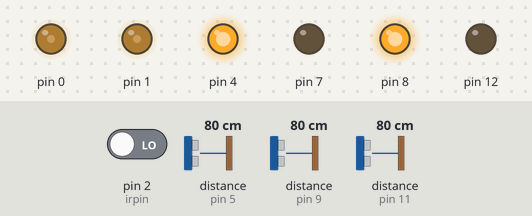
Bench run of a sketch on a simulated Arduino Uno, built with avr-gcc and run on an emulated ATmega328P. Shown: output pins drawn as LEDs (lit = HIGH). Wiring (inferred from the names in the program): 3 × ultrasonic range finder: trigger pin 3, echo pin 5 / trigger pin 6, echo pin 9 / trigger pin 10, echo pin 11. Dashed ring = blinking. Inputs (shaded band) come from the test bench; at power-on: distance to the obstacle (sensors on pin 5, pin 9, pin 11) 80 cm, pin 2 (irpin) LOW. The echo pulse lasts 58.3 µs per cm; random numbers use the default seed unless the sketch sets one; pins used as bus, display or sensor lines are not drawn.

Above: at 1.2 s.
1.3 s: distance to the obstacle (sensor on pin 5) set to 24 cm
2.8 s: distance to the obstacle (sensor on pin 5) set to 19 cm
At 3.7 s:
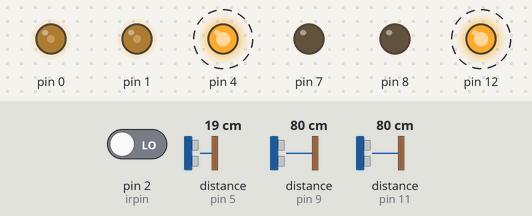
5.8 s: pin 2 (irpin) driven HIGH
At 6.1 s:
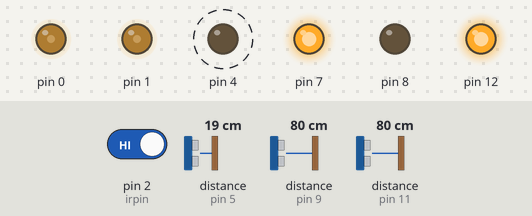
7.3 s: pin 2 (irpin) driven LOW
At 8.2 s:
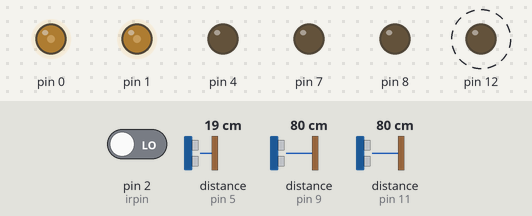
10.3 s: distance to the obstacle (sensor on pin 5) set to 35 cm
At 12.1 s:
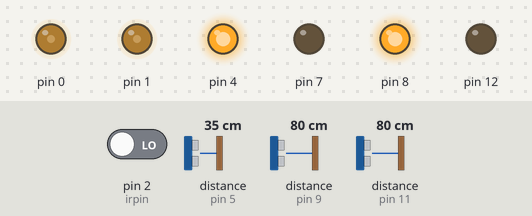
12.4 s: distance to the obstacle (sensor on pin 9) set to 24 cm
14.1 s: distance to the obstacle (sensor on pin 9) set to 22 cm
At 15.5 s:
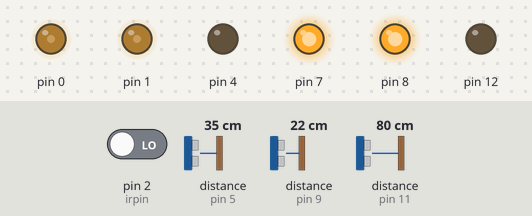
Timing chart, 0 to 18.1 s (numbered marks = the images above; inputs shaded):
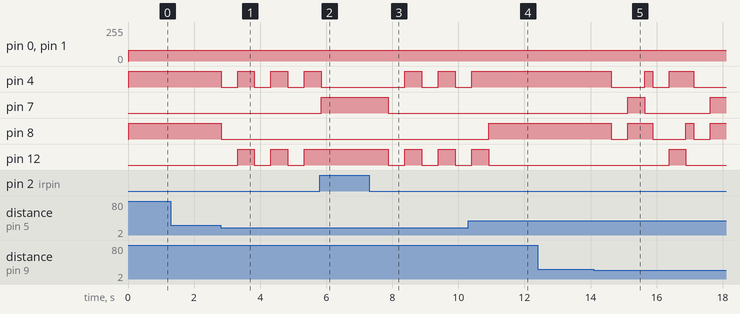

The sketch:

robotsupurge.ino
```cpp
#include <SoftPWM.h>

// Pin tanımlamaları
const int trigPin1 = 3;
const int echoPin1 = 5;
const int trigPin2 = 6;
const int echoPin2 = 9;
const int trigPin3 = 10;
const int echoPin3 = 11;
int irpin = 2;

const int ena = 0; // D0
const int enb = 1; // D1

long duration1, duration2, duration3;
int distanceleft, distancefront, distanceright;
int a = 0;

void setup() {
  pinMode(trigPin1, OUTPUT);
  pinMode(trigPin2, OUTPUT);
  pinMode(trigPin3, OUTPUT);
  pinMode(echoPin1, INPUT);
  pinMode(echoPin2, INPUT);
  pinMode(echoPin3, INPUT);
  pinMode(irpin, INPUT);
  pinMode(4, OUTPUT);
  pinMode(7, OUTPUT);
  pinMode(8, OUTPUT);
  pinMode(12, OUTPUT);

  SoftPWMBegin();
  SoftPWMSet(ena, 80); // Sabit hız
  SoftPWMSet(enb, 80);

  randomSeed(analogRead(A0)); // Rastgelelik için
}

void loop() {
  // Mesafeleri oku
  digitalWrite(trigPin1, LOW); delayMicroseconds(2);
  digitalWrite(trigPin1, HIGH); delayMicroseconds(10);
  digitalWrite(trigPin1, LOW);
  duration1 = pulseIn(echoPin1, HIGH);
  distanceleft = duration1 * 0.034 / 2;

  digitalWrite(trigPin2, LOW); delayMicroseconds(2);
  digitalWrite(trigPin2, HIGH); delayMicroseconds(10);
  digitalWrite(trigPin2, LOW);
  duration2 = pulseIn(echoPin2, HIGH);
  distancefront = duration2 * 0.034 / 2;

  digitalWrite(trigPin3, LOW); delayMicroseconds(2);
  digitalWrite(trigPin3, HIGH); delayMicroseconds(10);
  digitalWrite(trigPin3, LOW);
  duration3 = pulseIn(echoPin3, HIGH);
  distanceright = duration3 * 0.034 / 2;

  int s = digitalRead(irpin);

  // Engel varsa geri git
  if (s == HIGH) {
    digitalWrite(4, LOW); digitalWrite(7, HIGH); // geri sol
    digitalWrite(8, LOW); digitalWrite(12, HIGH); // geri sağ
    delay(1000);
    a = 1;
  }

  // Tüm yönler boşsa veya sadece sol-sağ doluysa düz git
  if ((a == 0 && s == LOW && distancefront > 20 && distanceleft <= 20 && distanceright <= 20) ||
      (a == 0 && s == LOW && distancefront > 20 && distanceleft > 20 && distanceright > 20)) {
    digitalWrite(4, HIGH); digitalWrite(7, LOW);
    digitalWrite(8, HIGH); digitalWrite(12, LOW);
  }

  // Ön ve sol doluysa sağa dön
  else if ((s == LOW && distancefront <= 20 && distanceleft <= 20 && distanceright > 20) ||
           (s == LOW && distancefront > 20 && distanceleft <= 20 && distanceright > 20)) {
    stopAndWait();
    digitalWrite(4, HIGH); digitalWrite(7, LOW);
    digitalWrite(8, LOW); digitalWrite(12, HIGH); // sağa dönüş
    delay(500);
  }

  // Ön ve sağ doluysa sola dön
  else if ((s == LOW && distancefront <= 20 && distanceright <= 20 && distanceleft > 20) ||
           (s == LOW && distancefront > 20 && distanceright <= 20 && distanceleft > 20)) {
    stopAndWait();
    digitalWrite(4, LOW); digitalWrite(7, HIGH);
    digitalWrite(8, HIGH); digitalWrite(12, LOW); // sola dönüş
    delay(500);
  }

  // Her yön doluysa geri git
  else if (s == LOW && distancefront <= 20 && distanceleft <= 20 && distanceright <= 20) {
    stopAndWait();
    digitalWrite(4, LOW); digitalWrite(7, HIGH);
    digitalWrite(8, LOW); digitalWrite(12, HIGH); // geri
    delay(800);
  }

  // Ön dolu, sağ ve sol boş → rastgele yön seç
  else if (s == LOW && distancefront <= 20 && distanceleft > 20 && distanceright > 20) {
    stopAndWait();
    if (random(0, 2) == 0) {
      // sola dön
      digitalWrite(4, LOW); digitalWrite(7, HIGH);
      digitalWrite(8, HIGH); digitalWrite(12, LOW);
    } else {
      // sağa dön
      digitalWrite(4, HIGH); digitalWrite(7, LOW);
      digitalWrite(8, LOW); digitalWrite(12, HIGH);
    }
    delay(500);
  }

  a = 0; // Engel geçince sıfırla
}

void stopAndWait() {
  digitalWrite(4, LOW);
  digitalWrite(7, LOW);
  digitalWrite(8, LOW);
  digitalWrite(12, LOW);
  delay(500); // Bekleme süresi
}
```

Measured:
- the behaviour switches between 22 and 21 cm on distance to the obstacle (sensor on pin 5) (found by bisection; images 0 and 1)
- the behaviour switches between 23 and 22 cm on distance to the obstacle (sensor on pin 9) (found by bisection; images 4 and 5)
- after the input at 1.3 s, every drawn part: stays the same
- after the input at 2.8 s, pin 4: alternates HIGH for 0.51 s and LOW for 0.50 s, starting at once; pin 8: HIGH → LOW at once; pin 12: alternates HIGH for 0.51 s and LOW for 0.50 s, starting after 0.52 s
- after the input at 5.8 s, pin 7: LOW → HIGH after 0.05 s
- after the input at 7.3 s, pin 4: alternates HIGH for 0.51 s and LOW for 0.50 s, starting after 1.1 s; pin 7: HIGH → LOW after 0.58 s; pin 12: alternates HIGH for 0.51 s and LOW for 0.50 s, starting after 0.58 s
- after the input at 10.3 s, pin 8: LOW → HIGH after 0.61 s
- after the input at 12.4 s, every drawn part: stays the same
- after the input at 14.1 s, pin 4: goes LOW 1.0 s, HIGH 0.24 s, LOW 0.50 s, HIGH 0.75 s, then LOW, starting after 0.53 s; pin 7: LOW → HIGH after 1.0 s, → LOW 0.51 s later, → HIGH 2.0 s later; pin 8: goes LOW 0.50 s, HIGH 0.75 s, LOW 1.0 s, HIGH 0.24 s, LOW 0.50 s, then HIGH, starting after 0.53 s; pin 12: LOW → HIGH after 2.3 s, → LOW 0.51 s later
